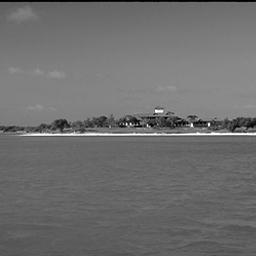
#> input picture ProjData/Train/Coast/image_0015.jpg, 256 x 256 px, found by its file name; its folder holds only this picture in this run
$ python main.py
#> lines starting #> are read from the running program, lines starting #| are printed output that depends on the picture
### image.py
import cv2
import numpy as np
import pickle
import os


class Image:
    def __init__(self):
        # Image Data
        self.orig = None
        self.class_ = None

        # Feature Vectors
        self.proc = {"50": None, "200": None}  # 50x50 and 200x200
        self.f_sift = {"50": None, "200": None}  # 128 elements each
        self.f_hist = {"50": None, "200": None}  # 256 elements each

    def loadData(self, imagePath: str, class_: int):
        cachePath = imagePath.replace("ProjData", "cache").replace(".jpg", ".pkl")

        if os.path.exists(cachePath):
            try:
                with open(cachePath, "rb") as f:
                    data = pickle.load(f)
                    self.orig = data["orig"]
                    self.class_ = data["class_"]
                    self.proc = data["proc"]
                    self.f_sift = data["f_sift"]
                    self.f_hist = data["f_hist"]
                    return True
            except:
                # If error in pkl file, regenerate image data
                return self.__getImageData(imagePath, cachePath, class_)
        else:
            return self.__getImageData(imagePath, cachePath, class_)

    def __getImageData(self, imagePath: str, cachePath: str, class_: int):
        self.orig = cv2.imread(imagePath, cv2.IMREAD_GRAYSCALE)
        if self.orig is None:
            return False

        self.class_ = class_
        self.__getFeatures()
        self.__saveData(cachePath)
        return True

    def __saveData(self, cachePath: str):
        # save to pkl file
        data = {
            "orig": self.orig,
            "class_": self.class_,
            "proc": self.proc,
            "f_sift": self.f_sift,
            "f_hist": self.f_hist,
        }
        os.makedirs(os.path.dirname(cachePath), exist_ok=True)
        with open(cachePath, "wb") as f:
            pickle.dump(data, f)

    def __getFeatures(self):
        self.__preprocess()
        self.__getSift()
        self.__getHist()

    def __preprocess(self):
        brightness = np.mean(self.orig) / 255
        img = self.orig
        if brightness < 0.4:
            img = cv2.addWeighted(self.orig, 1.5, 0, 0, 0)
        elif brightness > 0.6:
            img = cv2.addWeighted(self.orig, 0.5, 0, 0, 0)

        proc50 = cv2.resize(img, (50, 50))
        proc200 = cv2.resize(img, (200, 200))

        self.proc = {"50": proc50, "200": proc200}

    def __getSift(self):
        sift = cv2.SIFT_create()
        kp50, des50 = sift.detectAndCompute(self.proc["50"], None)
        kp200, des200 = sift.detectAndCompute(self.proc["200"], None)

        # if no keypoints, set to 0
        if des50 is None:
            des50 = np.zeros((1, 128))
        if des200 is None:
            des200 = np.zeros((1, 128))

        # homogenize shape of descriptors
        if des50.shape[0] < 128:
            des50 = np.vstack((des50, np.zeros((128 - des50.shape[0], 128))))
        if des200.shape[0] < 128:
            des200 = np.vstack((des200, np.zeros((128 - des200.shape[0], 128))))
        if des50.shape[0] > 128:
            des50 = des50[:128, :]
        if des200.shape[0] > 128:
            des200 = des200[:128, :]

        des50 = np.float32(des50)
        des200 = np.float32(des200)

        self.f_sift = self.__formatRet(des50, des200)

    def __getHist(self):
        hist50 = cv2.calcHist([self.proc["50"]], [0], None, [256], [0, 256])
        hist200 = cv2.calcHist([self.proc["200"]], [0], None, [256], [0, 256])

        self.f_hist = self.__formatRet(hist50, hist200)

    def __formatRet(self, r50, r200):
        r50 = np.array(r50.flatten())
        r200 = np.array(r200.flatten())
        return {"50": r50, "200": r200}

### main.py
import cv2
import numpy as np
import os
import sys
from image import Image
from classifier import Classifier, ClassMap


def main():
    train, test = loadImages()
    classifier = Classifier(train, test)
    classifier.train()
    classifier.test()
    classifier.generateResults()


def loadImages():
    print("--- Loading Images ---")

    trainPath = ".\\ProjData\\Train"
    testPath = ".\\ProjData\\Test"

    print("  Reading Training Images...")
    train_imgs = readImages(trainPath)
    print("  Reading Testing Images...")
    test_imgs = readImages(testPath)

    return train_imgs, test_imgs


def readImages(path):
    imgs = []
    for cat in os.listdir(path):
        folder = os.path.join(path, cat)
        for file in os.listdir(folder):
            filePath = os.path.join(folder, file)
            img = Image()
            if img.loadData(filePath, ClassMap[cat.lower()]):
#> in __getImageData, self.orig is the input picture: shape (256, 256); min 0, max 255, mean 110.1
#> in __preprocess, `brightness = np.mean(self.orig) / 255`: brightness = 0.432
#> in __preprocess, `proc50 = cv2.resize(img, (50, 50))`:
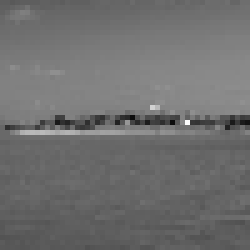
#> proc50: shape (50, 50) (shown 5 times larger); min 13, max 254, mean 110.8
#> in __getSift, `kp50, des50 = sift.detectAndCompute(self.proc["50"], None)`: kp50 = 1 keypoints; (x, y, size): (25, 26, 2)
#> in __getSift, `kp200, des200 = sift.detectAndCompute(self.proc["200"], None)`: kp200 = 52 keypoints; strongest (x, y, size): (166, 104, 2.1), (30, 105, 1.9), (48, 97, 6.3), (156, 97, 5)
#> in __getSift, `des50 = np.vstack((des50, np.zeros((128 - des50.shape[0], 128))))`:
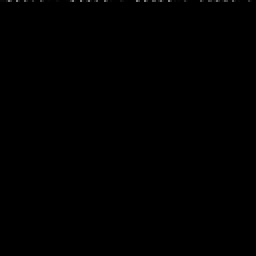
#> des50: shape (128, 128) float64 (shown 2 times larger); min 0, max 125, mean 0.2
#> in __getSift, `des200 = np.vstack((des200, np.zeros((128 - des200.shape[0], 128))))`:
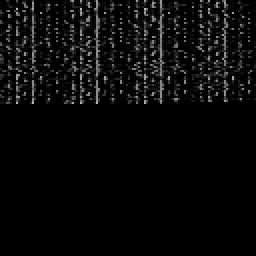
#> des200: shape (128, 128) float64 (shown 2 times larger); min 0, max 185, mean 9.6
#> in __formatRet, `r50 = np.array(r50.flatten())`: r50 = 16384 values, max 125 at index 4, min 0 at index 10, mean 0.195
#> in __formatRet, `r200 = np.array(r200.flatten())`: r200 = 16384 values, max 185 at index 520, min 0 at index 5, mean 9.59
#> in __getSift, `self.f_sift = self.__formatRet(des50, des200)`: self.f_sift = 2 items
#> in __getHist, `hist50 = cv2.calcHist([self.proc["50"]], [0], None, [256], [0, 256])`: hist50 = 256 values, max 125 at index 103, min 0 at index 0, mean 9.77
#> in __getHist, `hist200 = cv2.calcHist([self.proc["200"]], [0], None, [256], [0, 256])`: hist200 = 256 values, max 1680 at index 103, min 0 at index 15, mean 156.2
#> in __getHist, `self.f_hist = self.__formatRet(hist50, hist200)`: self.f_hist = 2 items
#> pass 2 of the loop in readImages, `for cat in os.listdir(path):`:
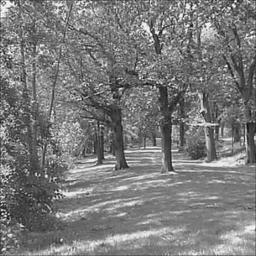
#> input picture ProjData/Train/Forest/image_0004.jpg, 256 x 256 px, found by its file name
#> in __getImageData, self.orig is the input picture: shape (256, 256); min 10, max 255, mean 121.8
#> brightness = 0.478
#> in __preprocess (call 2), `proc200 = cv2.resize(img, (200, 200))`:
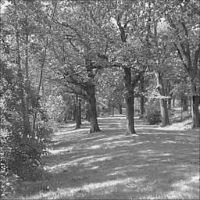
#> proc200: shape (200, 200); min 15, max 245, mean 121.7
#> kp50 = 21 keypoints; strongest (x, y, size): (21, 32, 2), (18, 29, 2.8), (39, 24, 2.6), (23, 28, 1.8)
#> kp200 = 476 keypoints; strongest (x, y, size): (122, 25, 2), (182, 4, 1.8), (128, 25, 1.9), (146, 5, 2.4)
#> in __getSift (call 2), `des200 = des200[:128, :]`:
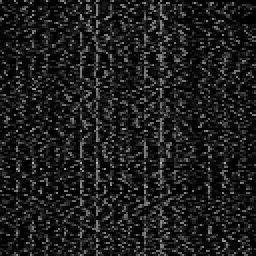
#> des200: shape (128, 128) float32 (shown 2 times larger); min 0, max 187, mean 29.6
                imgs.append(img)
            else:
                print("Error loading image: " + filePath)
    return imgs


if __name__ == "__main__":
    main()
#> (the run stopped early here; a loop or call above may not have finished)
